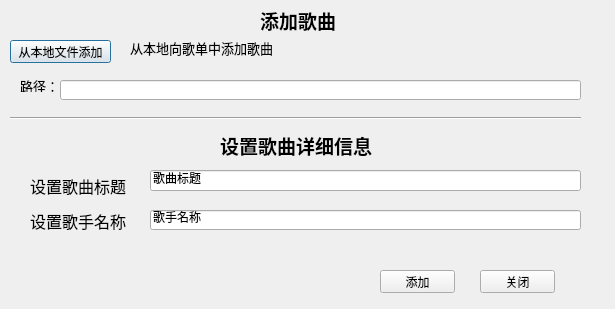
<?xml version="1.0" encoding="UTF-8"?>
<ui version="4.0">
 <class>AddDialog</class>
 <widget class="QDialog" name="AddDialog">
  <property name="geometry">
   <rect>
    <x>0</x>
    <y>0</y>
    <width>615</width>
    <height>309</height>
   </rect>
  </property>
  <property name="windowTitle">
   <string>Dialog</string>
  </property>
  <widget class="QLabel" name="title">
   <property name="geometry">
    <rect>
     <x>260</x>
     <y>10</y>
     <width>81</width>
     <height>21</height>
    </rect>
   </property>
   <property name="font">
    <font>
     <family>Adobe Gothic Std B</family>
     <pointsize>14</pointsize>
     <weight>75</weight>
     <bold>true</bold>
    </font>
   </property>
   <property name="text">
    <string>添加歌曲</string>
   </property>
  </widget>
  <widget class="QPushButton" name="addButton">
   <property name="geometry">
    <rect>
     <x>10</x>
     <y>40</y>
     <width>101</width>
     <height>23</height>
    </rect>
   </property>
   <property name="text">
    <string>从本地文件添加</string>
   </property>
  </widget>
  <widget class="QLabel" name="intro">
   <property name="geometry">
    <rect>
     <x>130</x>
     <y>40</y>
     <width>201</width>
     <height>16</height>
    </rect>
   </property>
   <property name="font">
    <font>
     <family>Adobe Arabic</family>
     <pointsize>10</pointsize>
    </font>
   </property>
   <property name="text">
    <string>从本地向歌单中添加歌曲</string>
   </property>
  </widget>
  <widget class="QLineEdit" name="filePath">
   <property name="geometry">
    <rect>
     <x>60</x>
     <y>80</y>
     <width>521</width>
     <height>20</height>
    </rect>
   </property>
   <property name="readOnly">
    <bool>true</bool>
   </property>
  </widget>
  <widget class="QLabel" name="intro2">
   <property name="geometry">
    <rect>
     <x>20</x>
     <y>80</y>
     <width>54</width>
     <height>12</height>
    </rect>
   </property>
   <property name="font">
    <font>
     <family>Adobe Arabic</family>
     <pointsize>10</pointsize>
    </font>
   </property>
   <property name="text">
    <string>路径：</string>
   </property>
  </widget>
  <widget class="QLabel" name="title2">
   <property name="geometry">
    <rect>
     <x>220</x>
     <y>130</y>
     <width>161</width>
     <height>31</height>
    </rect>
   </property>
   <property name="font">
    <font>
     <family>Adobe Caslon Pro Bold</family>
     <pointsize>14</pointsize>
     <weight>75</weight>
     <bold>true</bold>
    </font>
   </property>
   <property name="text">
    <string>设置歌曲详细信息</string>
   </property>
  </widget>
  <widget class="Line" name="line">
   <property name="geometry">
    <rect>
     <x>10</x>
     <y>110</y>
     <width>571</width>
     <height>16</height>
    </rect>
   </property>
   <property name="orientation">
    <enum>Qt::Horizontal</enum>
   </property>
  </widget>
  <widget class="QLabel" name="songInfo1">
   <property name="geometry">
    <rect>
     <x>30</x>
     <y>175</y>
     <width>111</width>
     <height>21</height>
    </rect>
   </property>
   <property name="font">
    <font>
     <family>Adobe Arabic</family>
     <pointsize>12</pointsize>
    </font>
   </property>
   <property name="text">
    <string>设置歌曲标题</string>
   </property>
  </widget>
  <widget class="QLabel" name="songInfo2">
   <property name="geometry">
    <rect>
     <x>30</x>
     <y>210</y>
     <width>101</width>
     <height>21</height>
    </rect>
   </property>
   <property name="font">
    <font>
     <family>Adobe Arabic</family>
     <pointsize>12</pointsize>
    </font>
   </property>
   <property name="text">
    <string>设置歌手名称</string>
   </property>
  </widget>
  <widget class="QLineEdit" name="songTitle">
   <property name="geometry">
    <rect>
     <x>150</x>
     <y>170</y>
     <width>431</width>
     <height>21</height>
    </rect>
   </property>
   <property name="text">
    <string>歌曲标题</string>
   </property>
  </widget>
  <widget class="QLineEdit" name="songSinger">
   <property name="geometry">
    <rect>
     <x>150</x>
     <y>210</y>
     <width>431</width>
     <height>20</height>
    </rect>
   </property>
   <property name="text">
    <string>歌手名称</string>
   </property>
  </widget>
  <widget class="QPushButton" name="addConfirm">
   <property name="geometry">
    <rect>
     <x>380</x>
     <y>270</y>
     <width>75</width>
     <height>23</height>
    </rect>
   </property>
   <property name="text">
    <string>添加</string>
   </property>
  </widget>
  <widget class="QPushButton" name="close">
   <property name="geometry">
    <rect>
     <x>480</x>
     <y>270</y>
     <width>75</width>
     <height>23</height>
    </rect>
   </property>
   <property name="text">
    <string>关闭</string>
   </property>
  </widget>
 </widget>
 <resources/>
 <connections/>
</ui>
